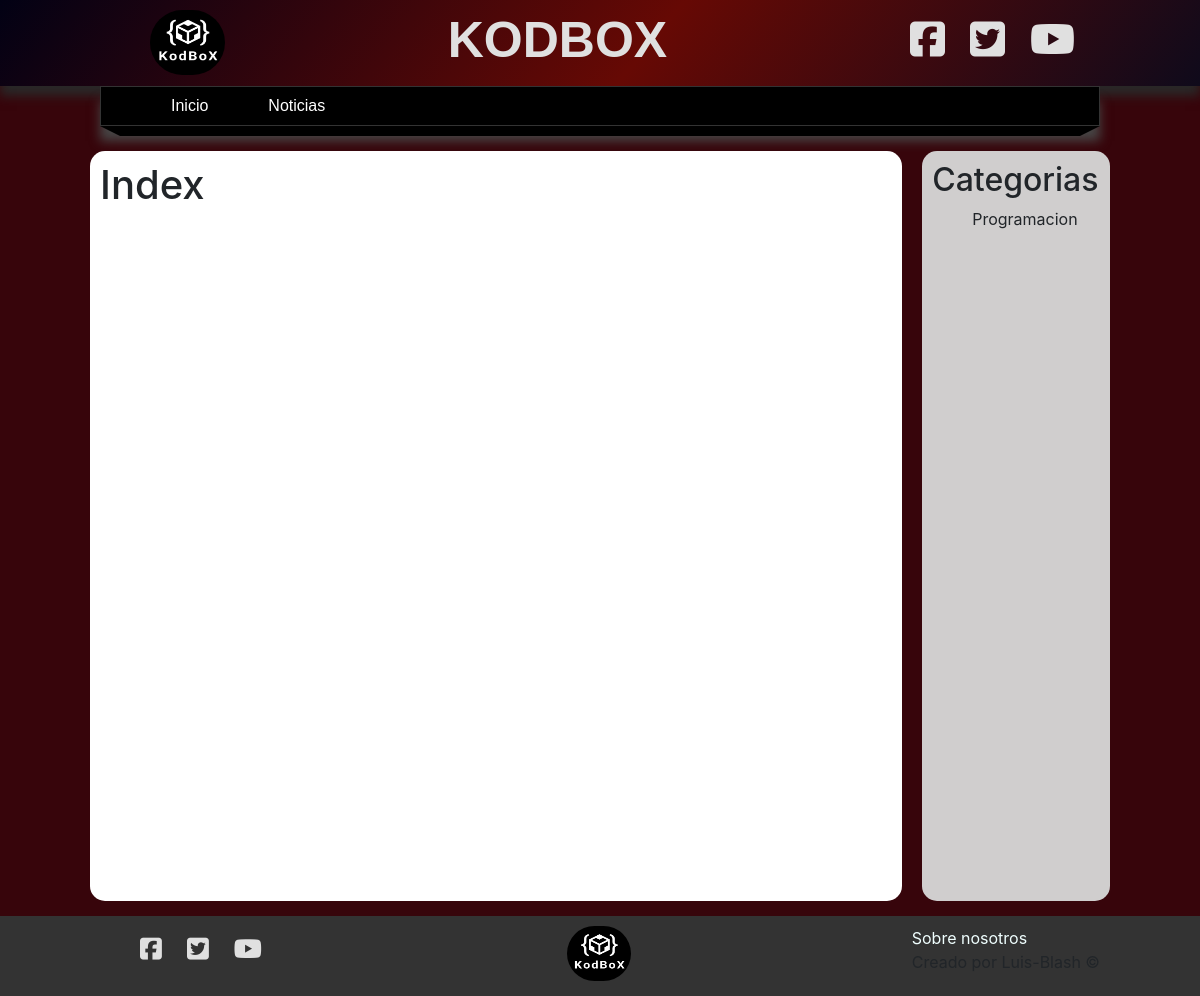
The app's page /, older data.
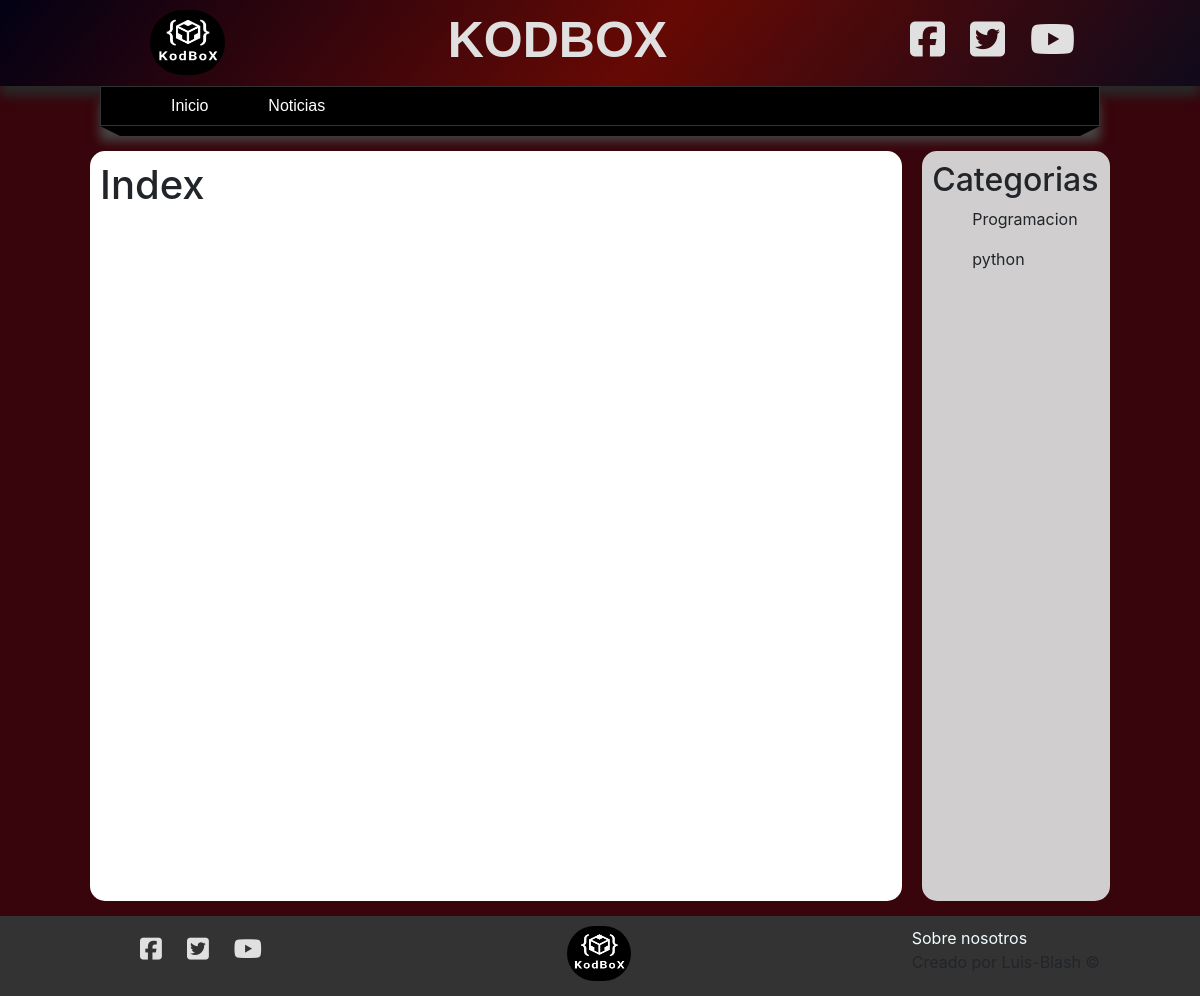
The same page, newer data.
### blog/models.py (models this page shows, shortened)
class Categoria(models.Model):
    nombre = models.CharField(max_length=100, verbose_name="nombre")
    descripcion = models.CharField(max_length=255,verbose_name="Descripcion")
    creado_el = models.DateTimeField(auto_now_add=True, verbose_name="Creado el")
    class Meta:
        verbose_name = "Categoria"
        verbose_name_plural = "Categorias"

### mainapp/views.py (the view)
# urls.py: path('', views.index, name="inicio"),
def index(request):
    return render(request,"pages/index.html",{
        'title': 'Index'
    })

### blog/processor.py (called while the page is built)
def get_categorias(request):
    categorias_uso= Noticias.objects.filter(publico=True).values_list("categorias", flat=True)
    categorias = Categoria.objects.filter(id__in=categorias_uso).values_list("id","nombre")
    return {
        "categorias": categorias,
        "id": categorias_uso
    }

### mainapp/templates/pages/index.html (shortened to what this page needs)
{% extends 'layouts/layout.html'%}
{% block news %}
<h1>{{ title }}</h1>
{% endblock %}
{% block category %}
{% for categoria in categorias %}
<ul>
    <li>{{categoria.1}}</li>
</ul>
{% endfor%}
{% endblock %}

### mainapp/templates/layouts/layout.html (shortened to what this page needs)
<!DOCTYPE html>
<html lang="es">
<head>
    {% load static %}
    <link rel="stylesheet" href="https://stackpath.bootstrapcdn.com/bootstrap/4.5.2/css/bootstrap.min.css"
>
    <link rel="stylesheet" href="{% static 'css/style.css' %}">
</head>
<body>
    <header>
        <div class="contenedor">
            <div class="barra-header">
                <div class="imagen">
                    <a href="{% url 'index' %}">
                        <img src="{% static 'img/kodbox-logo.png'%}" alt="Logo kodbox">
                    </a>
                </div>
                <h1>
                    <a href="{% url 'index' %}">KODBOX</a>
                </h1>
                <ul>
                    <li><a href="https://www.facebook.com/KodBoxCode"><i class="fab fa-facebook-square"></i></a></li>
                    <li><a href="https://twitter.com/KodboX_"><i class="fab fa-twitter-square"></i></a></li>
                    <li><a href="https://www.youtube.com/channel/UCoEIYAsPco1b1AKyDDVi3fg"><i
                                class="fab fa-youtube"></i></a></li>
                </ul>
            </div>
        </div>
    </header>
    <div class="contenedor">
        <nav>
            <ul>
                <li>
                    <a href="{% url 'index' %}">Inicio</a>
                </li>
                <li>
                    <a href="{% url 'noticias' %}">Noticias</a>
                </li>
            </ul>
        </nav>
    </div>
    <div class="contenedor">
        <div class="barra">
            <span class="esquina-izquierda"></span>
            <span class="relleno-barra"></span>
            <span class="esquina-derecha"></span>
        </div>
    </div>
    <div class="contenido">
        <div class="contenido-principal">
            <main class="noticias">
                {% block news %}
                {% endblock%}
            </main>
            <aside class="categorias">
                <h2>Categorias</h2>
                {% block category %}
                {% endblock %}
            </aside>
        </div>
    </div>
    <footer>
        <div class="contenedor">
            <div class="barra-footer">
                <ul>
                    <li><a href="https://www.facebook.com/KodBoxCode"><i class="fab fa-facebook-square"></i></a></li>
                    <li><a href="https://twitter.com/KodboX_"><i class="fab fa-twitter-square"></i></a></li>
                    <li><a href="https://www.youtube.com/channel/UCoEIYAsPco1b1AKyDDVi3fg"><i
                                class="fab fa-youtube"></i></a></li>
                </ul>
                <div class="imagen">
                    <a href="{% url 'inicio' %}">
                        <img src="{% static 'img/kodbox-logo.png'%}" alt="Logo kodbox">
                    </a>
                </div>
                <div class="informacion">
                    <a href="#">Sobre nosotros</a>
                    <p>Creado por Luis-Blash &copy;</p>
                </div>
            </div>
        </div>
    </footer>
</body>
</html>

### mainapp/static/css/style.css (style rules this page uses)
html { box-sizing: border-box; }
*, *:before, *:after { box-sizing: inherit; }
body { background-color: #37050b; }
ul { list-style: none; }
.contenedor { max-width: 1000px; margin: 0 auto; }
header { background: rgb(2, 1, 20); background: linear-gradient(129deg, rgba(2, 1, 20, 1) 0%, rgba(102, 9, 4, 1) 54%, rgba(15, 10, 27, 1) 100%); width: 100%; max-height: 110px; box-shadow: 0px 10px 10px #292828; }
.barra-header, .barra-footer { display: flex; justify-content: space-between; padding-top: 10px; }
.barra-header>.imagen>a>img, .barra-footer>.imagen>a>img { width: 75px; height: 65px; border-radius: 120px; margin-left: 50px; }
.barra-header>h1>a { color: rgb(224, 224, 224); margin-left: 20px; font-size: 50px; font-family: 'Anton', sans-serif; font-weight: bold; text-decoration: none; }
.barra-header>ul, .barra-footer>ul { display: flex; align-items: center; }
.barra-header>ul>li, .barra-footer>ul>li { margin-right: 25px; font-size: 40px; }
.barra-header>ul>li>a, .barra-footer>ul>li>a { text-decoration: none; color: rgb(224, 224, 224); }
nav { background-color: #000000; width: 100%px; height: 40px; margin-top: 0 auto; border: 1px solid #333333; box-shadow: 0px 15px 10px rgb(70, 69, 69); }
nav>ul>li { line-height: 38px; float: left; }
nav>ul>li>a { color: #ffffff; display: block; padding: 0px 30px; font-family: 'Play', sans-serif; transition: all 400ms ease-in; }
.barra { width: 1000px; margin: 0 auto; }
.esquina-izquierda { display: block; border-left: 20px solid transparent; border-top: 10px solid #000000; float: left; }
.esquina-derecha { display: block; border-right: 20px solid transparent; border-top: 10px solid #000000; float: right; }
.relleno-barra { display: block; width: 960px; height: 10px; background-color: #000000; float: left; }
.contenido { width: 85%; margin: 0 auto; }
.contenido-principal { display: flex; flex-wrap: wrap; justify-content: space-between; min-height: 750px; margin: 15px 0px; }
.noticias { flex-basis: 79.6%; background-color: #ffffff; border-radius: 15px; padding: 10px; }
.categorias { flex-basis: calc(19.2% - 0.5rem); background-color: #d0cece; border-radius: 15px; padding: 10px; }
footer { background-color: #333333; width: 100%; height: 80px; }
.barra-footer>ul>li { font-size: 25px; }
.barra-footer>.imagen>a>img { width: 8vh; height: 55px; margin: 0px; }
.barra-footer>.informacion>a { color: azure; text-decoration: none; transition: all 400ms; }

Row changes from the older to the newer data that the page shows:
added Categoria: nombre "python"
